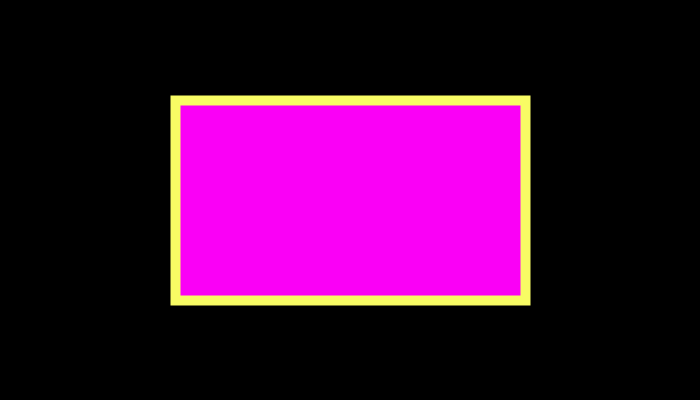
Frame 1 (no input)
Frame 60 (the mouse pressed at the canvas centre just before this capture): identical to frame 1, image omitted
Frame 120 (the mouse held since frame 60 and released just before this capture): identical to frame 1, image omitted

The Processing sketch that drew this single still picture (run headless with seeded random() and noise(); from frame 60 on, the mouse is pressed at the canvas centre):

// Processing sketch: sketch_221025a
// ── sketch_221025a.pde
//Global Variables
int appWidth, appHeight;
float centerWidth, centerHeight, xStart, yStart, widthRect, heightRect;
color black=#000000, white=#FFFFFF, purple=#FA00F6, yellow=#F8FC64, yellownm=#F8FC00, purplenm=#FA0096 ; 
float thick, thin;
//
void setup() {
  //Declare Display Geometry: square, landscape, portrait
  size(700, 400); //Use size for debugging
  //fullScreen(); //Use fullScreen for easy deployment
  appWidth = width;
  appHeight = height;
  //
  //Concatenation
  println("\t\t\tWidth="+width, "\tHeight="+height); //key variables
  println("Display Monitor:", "\twidth="+displayWidth, "& height="+displayHeight);
  //
  //Ternary Operator
  String ls="Landscape or Square", p="portrait", DO="Display Orientation", instruct="Bru, turn your phun";
  //String orientation = ( appWidth >= appHeight ) ? ls : p;
  //println (DO, orientation);
  if ( appWidth < appHeight ) { //Declare Landscape Mode
    println(instruct);
  } else {
    //Fit CANVAS into Display Monitor
    if ( appWidth > displayWidth ) appWidth = 0; //CANVAS-width will not fit
    if ( appHeight > displayHeight ) appHeight = 0; //CANVAS-height will not fit
    if ( appWidth != 0 && appHeight != 0 ) {
      print("Display Geoemtry is Good to Go.");
    } else {
      println("STOP, is broken");
    }
  }
  //
  //If ORIENTATION is wrong ... feedback to change it
  //if ( orientation==p ) println(instruct);
  //
  //Population
  centerWidth = appWidth * 1/2;
  centerHeight = appHeight * 1/2;
  xStart = centerWidth - ( appWidth * 1/4 ) ;
  yStart = centerHeight - ( appHeight * 1/4 ) ;;
  widthRect = appWidth * 1/2;
  heightRect = appHeight * 1/2;
  thick = appWidth * 1/70;
  thin =  appWidth * 1/140;
} //End setup
//
void draw() {
  background(225); //Gray Scale 0-255
  //random(a, b)
  background( color( random(0, 255), random(255), random(255) ) ); //color(r,g,b), Casting 
  //Night Mode
  background(black);
  //
  strokeWeight(thick); //noStroke()
  stroke(yellow); //yellownm
  fill(purple); //purplenm
  rect(xStart, yStart, widthRect, heightRect);
  fill(white);// Reset default
  stroke(black);//Reset default
  strokeWeight(1);//Reset default
} //End draw
//
void keyPressed() {
} //End keyPressed
//
void mousePressed() {
} //End mousePressed
//
// End Main Program
